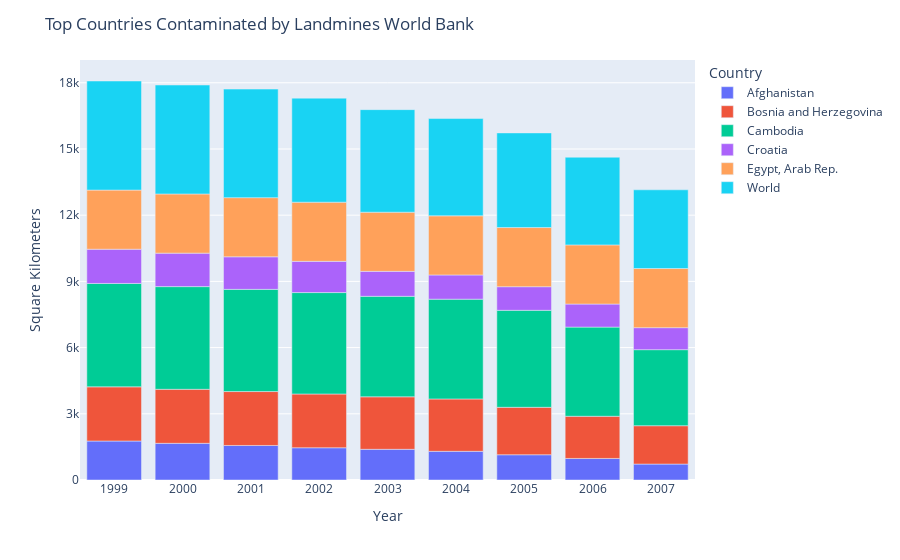

This figure's notebook cell:
### Code cell
#Plotly

columns_to_use = ['Afghanistan', 'Bosnia and Herzegovina', 'Cambodia', 'Croatia', 'Egypt, Arab Rep.', 'World']

print(data.index)

print(columns_to_use)

bar_chart = px.bar(data, x = data.index, y = columns_to_use)


bar_chart.update_layout(
    title = 'Top Countries Contaminated by Landmines World Bank',
    yaxis_title = 'Square Kilometers',
    legend_title_text = 'Country',
    xaxis = dict(
        tickmode = 'linear',
        tick0 = 0,
        dtick = 1
    ),
    yaxis = dict(
        tickmode = 'linear',
        tick0 = 0,
        dtick = 3000
    )
)

### Figure 1 — Plotly figure (JSON) as saved in the notebook; plotly's stock layout.template omitted (floating-point values rounded to 4 significant figures)
{"data": [{"alignmentgroup": "True", "hovertemplate": "variable=Afghanistan<br>Year=%{x}<br>value=%{y}<extra></extra>", "legendgroup": "Afghanistan", "marker": {"color": "#636efa", "pattern": {"shape": ""}}, "name": "Afghanistan", "offsetgroup": "Afghanistan", "orientation": "v", "showlegend": true, "textposition": "auto", "type": "bar", "x": [1999, 2000, 2001, 2002, 2003, 2004, 2005, 2006, 2007], "xaxis": "x", "y": [1766.0, 1662, 1565.0, 1461.0, 1391.0, 1300.0, 1144.0, 977.0, 722], "yaxis": "y"}, {"alignmentgroup": "True", "hovertemplate": "variable=Bosnia and Herzegovina<br>Year=%{x}<br>value=%{y}<extra></extra>", "legendgroup": "Bosnia and Herzegovina", "marker": {"color": "#EF553B", "pattern": {"shape": ""}}, "name": "Bosnia and Herzegovina", "offsetgroup": "Bosnia and Herzegovina", "orientation": "v", "showlegend": true, "textposition": "auto", "type": "bar", "x": [1999, 2000, 2001, 2002, 2003, 2004, 2005, 2006, 2007], "xaxis": "x", "y": [2455.0, 2448.0, 2443.0, 2437.0, 2379.0, 2373.0, 2150.0, 1910.0, 1738], "yaxis": "y"}, {"alignmentgroup": "True", "hovertemplate": "variable=Cambodia<br>Year=%{x}<br>value=%{y}<extra></extra>", "legendgroup": "Cambodia", "marker": {"color": "#00cc96", "pattern": {"shape": ""}}, "name": "Cambodia", "offsetgroup": "Cambodia", "orientation": "v", "showlegend": true, "textposition": "auto", "type": "bar", "x": [1999, 2000, 2001, 2002, 2003, 2004, 2005, 2006, 2007], "xaxis": "x", "y": [4685.0, 4652.0, 4630.0, 4596.0, 4554.0, 4522.0, 4396.0, 4041, 3446], "yaxis": "y"}, {"alignmentgroup": "True", "hovertemplate": "variable=Croatia<br>Year=%{x}<br>value=%{y}<extra></extra>", "legendgroup": "Croatia", "marker": {"color": "#ab63fa", "pattern": {"shape": ""}}, "name": "Croatia", "offsetgroup": "Croatia", "orientation": "v", "showlegend": true, "textposition": "auto", "type": "bar", "x": [1999, 2000, 2001, 2002, 2003, 2004, 2005, 2006, 2007], "xaxis": "x", "y": [1551.0, 1518.0, 1475.0, 1415.0, 1130.0, 1097.0, 1069.0, 1044, 997], "yaxis": "y"}, {"alignmentgroup": "True", "hovertemplate": "variable=Egypt, Arab Rep.<br>Year=%{x}<br>value=%{y}<extra></extra>", "legendgroup": "Egypt, Arab Rep.", "marker": {"color": "#FFA15A", "pattern": {"shape": ""}}, "name": "Egypt, Arab Rep.", "offsetgroup": "Egypt, Arab Rep.", "orientation": "v", "showlegend": true, "textposition": "auto", "type": "bar", "x": [1999, 2000, 2001, 2002, 2003, 2004, 2005, 2006, 2007], "xaxis": "x", "y": [2680, 2680, 2680, 2680, 2680, 2680, 2680, 2680, 2680], "yaxis": "y"}, {"alignmentgroup": "True", "hovertemplate": "variable=World<br>Year=%{x}<br>value=%{y}<extra></extra>", "legendgroup": "World", "marker": {"color": "#19d3f3", "pattern": {"shape": ""}}, "name": "World", "offsetgroup": "World", "orientation": "v", "showlegend": true, "textposition": "auto", "type": "bar", "x": [1999, 2000, 2001, 2002, 2003, 2004, 2005, 2006, 2007], "xaxis": "x", "y": [4943.0, 4937.0, 4920.0, 4715.0, 4648.0, 4408.0, 4288.0, 3974.0, 3566.0], "yaxis": "y"}], "layout": {"barmode": "relative", "legend": {"title": {"text": "Country"}, "tracegroupgap": 0}, "margin": {"t": 60}, "title": {"text": "Top Countries Contaminated by Landmines World Bank"}, "xaxis": {"anchor": "y", "domain": [0, 1], "dtick": 1, "tick0": 0, "tickmode": "linear", "title": {"text": "Year"}}, "yaxis": {"anchor": "x", "domain": [0, 1], "dtick": 3000, "tick0": 0, "tickmode": "linear", "title": {"text": "Square Kilometers"}}}}
